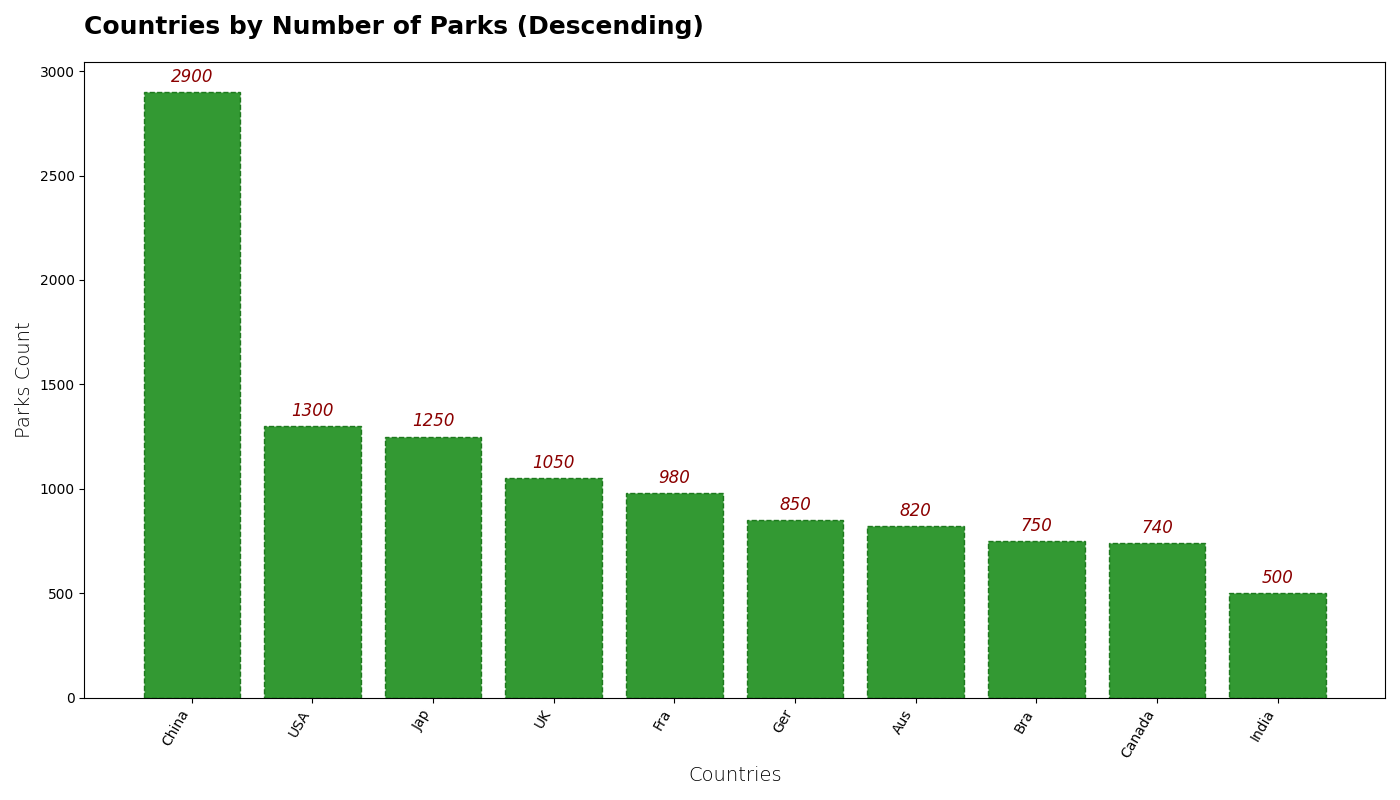

Generate this figure with Python:
import matplotlib.pyplot as plt
import numpy as np

countries = np.array(['USA', 'China', 'Ger', 'Bra', 'India', 'UK', 'Fra', 'Aus', 'Canada', 'Jap'])
urban_parks = np.array([1300, 2900, 850, 750, 500, 1050, 980, 820, 740, 1250])

sorted_indices = np.argsort(urban_parks)[::-1]
sorted_countries = countries[sorted_indices]
sorted_urban_parks = urban_parks[sorted_indices]

fig, ax = plt.subplots(figsize=(14, 8))
ax.bar(sorted_countries, sorted_urban_parks, color='green', alpha=0.8, edgecolor='darkgreen', linestyle='dashed')

ax.set_title('Countries by Number of Parks (Descending)', fontsize=18, fontweight='bold', pad=20, loc='left')
ax.set_xlabel('Countries', fontsize=14, fontweight='light')
ax.set_ylabel('Parks Count', fontsize=14, fontweight='light')

for index, value in enumerate(sorted_urban_parks):
    ax.text(index, value + 50, str(value), fontsize=12, ha='center', color='darkred', style='italic')

ax.grid(False)
plt.xticks(fontsize=10, rotation=60, ha='right')
plt.yticks(fontsize=10)

plt.tight_layout()
plt.show()
